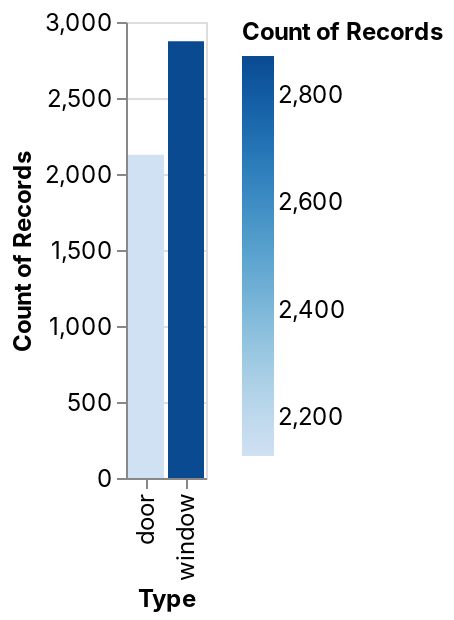

This figure's notebook cell:
### Code cell


### Figure 1 — Vega-Lite specification as saved in the notebook (floating-point values rounded to 4 significant figures; data arrays with more than 128 entries replaced by an {"elided": "..."} marker saying what was removed)
{"config": {"view": {"continuousWidth": 400, "continuousHeight": 300}, "area": {"fill": "#51C0E9"}, "axis": {"labelFont": "Inter, sans-serif", "labelFontSize": 12, "labelFontWeight": "normal", "labelLimit": 60, "labelOverlap": "greedy", "titleFont": "Inter, sans-serif", "titleFontSize": 12, "titleFontWeight": "bold"}, "background": "#ffffff", "legend": {"labelFont": "Inter, sans-serif", "labelFontSize": 12, "titleFont": "Inter, sans-serif", "titleFontSize": 12, "titleFontWeight": "bold"}, "line": {"stroke": "#51C0E9", "strokeWidth": 2}, "rect": {"fill": "#51C0E9"}, "title": {"anchor": "start", "color": "#000000", "font": "Inter, sans-serif", "fontSize": 22, "fontWeight": "normal"}}, "data": {"name": "data-d3b6b47071f5424fc90b67818a5426a6"}, "mark": {"type": "bar", "tooltip": {"content": "data"}}, "autosize": {"type": "fit"}, "encoding": {"color": {"type": "quantitative", "aggregate": "count", "field": "COUNT(*)", "scale": {"type": "linear", "zero": false}, "sort": "ascending"}, "x": {"type": "nominal", "field": "Type", "scale": {"type": "linear", "zero": false}, "sort": "ascending"}, "y": {"type": "quantitative", "aggregate": "count", "field": "COUNT(*)", "scale": {"type": "linear", "zero": true}, "sort": "ascending"}}, "height": 300, "width": "container", "$schema": "https://vega.github.io/schema/vega-lite/v4.json", "datasets": {"data-d3b6b47071f5424fc90b67818a5426a6": {"elided": "5000 records"}}}
